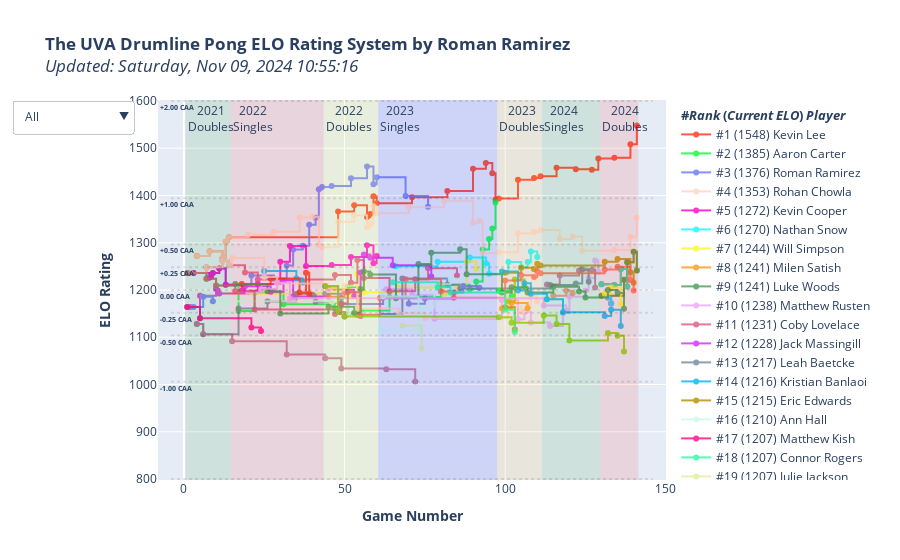

Notebook source saved alongside this figure:
### Code cell
import plotly.graph_objects as go
import plotly.colors as pc

average_elo = 1200
cup_diffs = [-2, -1, -0.5, -0.25, 0, 0.25, 0.5, 1, 2]
expected_elos = [average_elo - expected_score_inverse(x) for x in cup_diffs]

fig = go.Figure()

# CAA is cups against average (like WAR)
# how many cups will you make against the average player?

hrect_colors = pc.sequential.Turbo
hrect_annots = ['-1.00 CAA','-0.50 CAA','-0.25 CAA','0.00 CAA','+0.25 CAA','+0.50 CAA', '+1.00 CAA', '+2.00 CAA']
for i in range(len(expected_elos) - 1):
    fig.add_hrect(
        annotation_position="top left",
        y0=expected_elos[i],
        y1=expected_elos[i+1],
        fillcolor=hrect_colors[i % len(hrect_colors)],
        opacity=0,
        line_width=0,
        annotation=dict(
            text=f'<b>{hrect_annots[i]}</b>',
            font=dict(
                size=7
            )
        )
    )

ranking = 1
trace_colors = pc.qualitative.Light24
for (i, (player,current_rating)) in enumerate(sorted(elo.items(), key=lambda x:x[1], reverse=True)):
    fig.add_trace(go.Scatter(
        x=elo_time_table.index,
        y=elo_time_table[player],
        name=f'#{ranking} ({current_rating:.0f}) {player}',
        mode='lines+markers',
        connectgaps=True,
        text=[f"<br><b>Before-Game ELO: </b>{x[2]:.0f}<br><b>Expected Cups Against Opponent: </b>{x[0]:+.2f}<br><b>Expected Cups Against Average: </b>{x[1]:+.2f}<br><br><b>Change in ELO:</b> {x[3]:+.0f}<br>" for x in zip(
                ec_time_table[player],
                caa_time_table[player],
                prev_elo_time_table[player],
                d_elo_time_table[player]
            )
        ],
        # text=[f"<b>Change in ELO:</b> {c:.0f}<br>" for c in d_elo_time_table[player]],
        line=dict(
            shape = 'hv',
            color=trace_colors[i % len(trace_colors)]
        )
        # maybe add a per-match section of expected score diff
    ))
    ranking += 1

for (i, season) in enumerate(seasons):
    fig.add_vrect(
        annotation_text=season_labels[i],
        annotation_position="top left",
        x0=matches_table['event'][matches_table['event'] == season].index[0] + 0.5,
        x1=matches_table['event'][matches_table['event'] == season].index[-1] + 1.5,
        fillcolor=vrect_colors[i % len(vrect_colors)],
        opacity=0.1,
        line_width=0,
    )

dropdown_labels = [
    "All",
    "2019 Season",
    "2020 Season",
    "2021 Season",
    "2022 Season",
    "2023 Season",
    "Snares",
    "Tenors",
    "Basses",
    "Cymbals",
    "Pit/Cymbals",
    "Non-Marchers",
    "2022 Grads",
    "2023 Grads",
    "2024 Grads",
    "2025 Grads",
    "2026 Grads",
    "2027 Grads",
    "2021 Doubles",
    "2022 Singles",
    "2022 Doubles",
    "2023 Singles",
    "2023 Doubles",
    "2024 Singles",
    "2024 Doubles" #,
    # "2023 Beach Week"
]
dropdown_categories = [
    [True for _ in sorted_players_table['player']],
    [((type(x) != float)&(x != 'non-marcher')) for x in sorted_players_table['2019']],
    [((type(x) != float)&(x != 'non-marcher')) for x in sorted_players_table['2020']],
    [((type(x) != float)&(x != 'non-marcher')) for x in sorted_players_table['2021']],
    [((type(x) != float)&(x != 'non-marcher')) for x in sorted_players_table['2022']],
    [((type(x) != float)&(x != 'non-marcher')) for x in sorted_players_table['2023']],
    [x > 0 for x in sorted_players_table[['2019', '2020', '2021', '2022', '2023']].apply(lambda x: x == 'snare').sum(axis=1)],
    [x > 0 for x in sorted_players_table[['2019', '2020', '2021', '2022', '2023']].apply(lambda x: x == 'tenors').sum(axis=1)],
    [x > 0 for x in sorted_players_table[['2019', '2020', '2021', '2022', '2023']].apply(lambda x: x == 'bass').sum(axis=1)],
    [x > 0 for x in sorted_players_table[['2019', '2020', '2021', '2022', '2023']].apply(lambda x: x == 'cymbals').sum(axis=1)],
    [x > 0 for x in sorted_players_table[['2019', '2020', '2021', '2022', '2023']].apply(lambda x: x == 'pit-cymbals').sum(axis=1)],
    [x > 0 for x in sorted_players_table[['2019', '2020', '2021', '2022', '2023']].apply(lambda x: x == 'non-marcher').sum(axis=1)],
    [x == '2022' for x in sorted_players_table['grad_year']],
    [x == '2023' for x in sorted_players_table['grad_year']],
    [x == '2024' for x in sorted_players_table['grad_year']],
    [x == '2025' for x in sorted_players_table['grad_year']],
    [x == '2026' for x in sorted_players_table['grad_year']],
    [x == '2027' for x in sorted_players_table['grad_year']],
    [not np.isnan(x) for x in sorted_players_table['seed_2021_2s']],
    [not np.isnan(x) for x in sorted_players_table['seed_2022_1s']],
    [not np.isnan(x) for x in sorted_players_table['seed_2022_2s']],
    [not np.isnan(x) for x in sorted_players_table['seed_2023_1s']],
    [not np.isnan(x) for x in sorted_players_table['seed_2023_2s']],
    [not np.isnan(x) for x in sorted_players_table['seed_2024_1s']],
    [not np.isnan(x) for x in sorted_players_table['seed_2024_2s']]
    # [x == True for x in sorted_players_table['beach_week_2023']]
]

def active_ranking(cat):
    i = 0
    t = 0
    retList = list()
    for c in cat:
        retList.append(f"#{i+1} ({sorted_players_table['current_elo'][t]:.0f}) {sorted_players_table['player'][t]}")
        if c is True:
            i += 1
        t += 1
    return retList 

dropdown_dicts = [
    dict(
    label=label,
    method='restyle',
    args=[{"visible": category, "name": active_ranking(category)}]
    ) for (label, category) in zip(dropdown_labels, dropdown_categories)
]


fig.update_layout(
    title=f'<b>The UVA Drumline Pong ELO Rating System by Roman Ramirez</b><br><i>Updated: {str(datetime.datetime.now().strftime("%A, %b %d, %Y %H:%M:%S"))}',#</i> *Note that non-tournament games were recorded only after 2023 Singles.',
    xaxis_title='<b>Game Number</b>',
    yaxis_title='<b>ELO Rating</b>',

    updatemenus=[
        dict(
            active=0,
            buttons=dropdown_dicts
            ,
        )       
    ]
)

team1_list = list()
team2_list = list()
for (i, row) in matches_table.iterrows():
    if type(row.t1p2) is not str:
        team1_list.append(row.t1p1)
    else:
        team1_list.append(row.t1p1 + " and " + row.t1p2)

    if type(row.t2p2) is not str:
        team2_list.append(row.t2p1)
    else:
        team2_list.append(row.t2p1 + " and " + row.t2p2)

customdata = np.stack((team1_list, team2_list, matches_table['score1'], matches_table['score2'], matches_table['date']), axis=-1)
hovertemplate = (
    '<i>%{customdata[4]|%A, %B %d, %Y}, Game %{x}</i><br>' +
    '<b>%{fullData.name}</b><br><br>' + 
    '<b>%{customdata[0]} vs. %{customdata[1]}</b><br>' +
    '<b>Final Score:</b> %{customdata[2]}-%{customdata[3]}<br>' + 
    '%{text}' + 
    '<b>After-Game ELO:</b> %{y:,.0f}<br>' +
    '<extra></extra>'
)

fig.update_traces(
    customdata=customdata,
    hovertemplate=hovertemplate,
    opacity=0.8,
    legendgrouptitle_text='<b>#<i>Rank</i> (<i>Current ELO</i>) <i>Player</i></b>'
)

for (cd, eo) in zip(cup_diffs, expected_elos):
    fig.add_shape(
        type='line',
        x0=elo_time_table.index.min() - 5,
        y0=eo,
        x1=elo_time_table.index.max() + 5,
        y1=eo,
        line=dict(
            color='black',
            dash='dot'
        ),
        opacity=0.10,
    )
    # fig.add_trace(
    #     go.Scatter(
    #         x=[elo_time_table.index.min() - 5],
    #         y=[eo],
    #         text=f"{cd} cups",
    #         mode="text",
    #         textfont=dict(
    #             size=7,
    #         ),
    #         showlegend=False
    #     )
    # )

fig.show()
fig.write_html("index.html")
